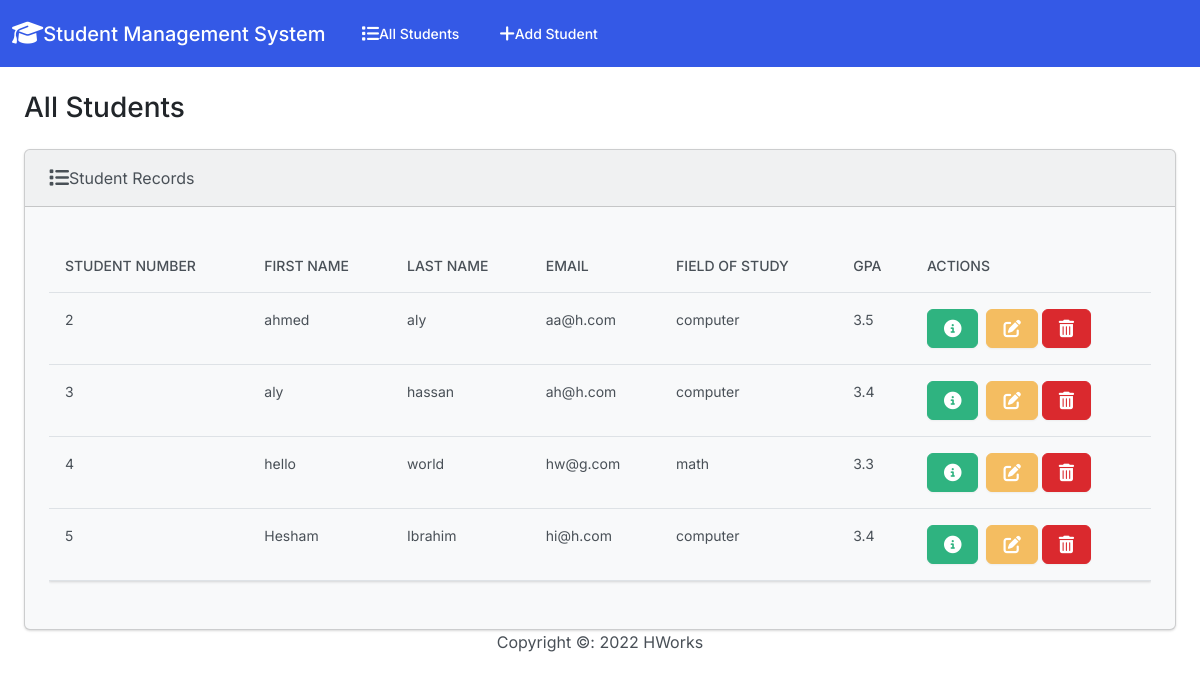
The page / on the database its author committed.
### students/models.py (models this page shows, shortened)
class Student(models.Model):
    student_number = models.PositiveBigIntegerField()
    first_name = models.CharField(max_length=50)
    last_name = models.CharField(max_length=50)
    email = models.EmailField(max_length=100)
    field_of_study = models.CharField(max_length=50)
    gpa = models.FloatField()

### students/views.py (the view)
# urls.py: path('', views.index, name = 'index'),
def index(request):
    return render(request, 'students/index.html', {
        'students': Student.objects.all()
        })

### students/templates/students/index.html (shortened to what this page needs)
{% extends "students/base.html" %}
{% block body %}
                <h3 class="m-4">All Students</h3>
                <div class="row">
                    <div class="col-12">
                        {% if students %}
                        <div class="card bg-light ms-4 me-4" >
                            <div class="card-header">
                                <i class="fa-solid fa-list fa-lg"></i>Student Records
                            </div>
                            <div class="card-body">
                              <p class="card-text">
                                <div class="table-responsive">
                                    <table class="table table-hover">
                                        <thead>
                                          <tr>
                                            <th scope="col">Student Number</th>
                                            <th scope="col">First Name</th>
                                            <th scope="col">Last Name</th>
                                            <th scope="col">Email</th>
                                            <th scope="col">Field of Study</th>
                                            <th scope="col">GPA</th>
                                            <th scope="col">Actions</th>
                                          </tr>
                                        </thead>
                                        <tbody>
                                          {% for student in students %}
                                          <tr>
                                            <td>{{ student.student_number }}</td>
                                            <td>{{ student.first_name }}</td>
                                            <td>{{ student.last_name }}</td>
                                            <td>{{ student.email }}</td>
                                            <td>{{ student.field_of_study }}</td>
                                            <td>{{ student.gpa }}</td>
                                            <td>
                                              <button type="button" class="btn btn-success me-1" href="{% url 'view_student' student.id %}" data-bs-toggle="modal" data-bs-target="#myModal{{student.id}}">
                                              </button>
                                              <a class="btn btn-warning me=1" href="{% url 'edit' student.id %}">
                                              </a>
                                              <button type="button" class="btn btn-danger" data-bs-toggle="modal" data-bs-target="#delete{{student.id}}">
                                              </button>
                                                </td>
                                            </tr>
                                            {% endfor %}
                                        </tbody>
                                      </table>
                                </div>
                              </p>
                            </div>
                          </div>
                        {% else %}
                        <h5 class="alert alert-primary ms-4 me-4">No Student Records</h5>
                        {% endif %}
                    </div>
              {% endblock %}

### students/templates/students/base.html (shortened to what this page needs)
{% load static %}
<!DOCTYPE html>
<html lang="en">
    <head>
        <link rel="stylesheet" href="https://cdnjs.cloudflare.com/ajax/libs/font-awesome/6.1.2/css/all.min.css"
 />
        <link href="{% static 'css/bootstrap.min.css' %}" rel="stylesheet">
        <body class="d-flex flex-column min-vh-100">
            <nav class="navbar navbar-expand-lg navbar-dark bg-primary">
                <div class="container-fluid">
                  <a class="navbar-brand" href="{% url 'index' %}">
                    <i class="fa-solid fa-graduation-cap fa-lg"></i>Student Management System</a>
                  <div class="collapse navbar-collapse" id="navbarColor01">
                    <ul class="navbar-nav me-auto">
                      <li class="nav-item">
                        <a class="nav-link" href="{% url 'index' %}">
                            All Students
                        </a>
                      </li>
                      <li class="nav-item">
                        <a class="nav-link" href="{% url 'add' %}">
                            Add Student
                        </a>
                      </li>
                      </ul>
                  </div>
                </div>
              </nav>
                {% block body %}
                {% endblock %}
              <footer class="mt-auto mb-4">
                <div class="text-center">
                    <span>
                        Copyright &copy: <script>document.write(new Date().getFullYear())</script> HWorks
                    </span>
                </div>
              </footer>
        </body>
    </head>
</html>

### rows shown on the page
Student: student_number "2", first_name "ahmed", last_name "aly", email "aa@h.com", field_of_study "computer", gpa "3.5"
Student: student_number "3", first_name "aly", last_name "hassan", email "ah@h.com", field_of_study "computer", gpa "3.4"
Student: student_number "4", first_name "hello", last_name "world", email "hw@g.com", field_of_study "math", gpa "3.3"
Student: student_number "5", first_name "Hesham", last_name "Ibrahim", email "hi@h.com", field_of_study "computer", gpa "3.4"
